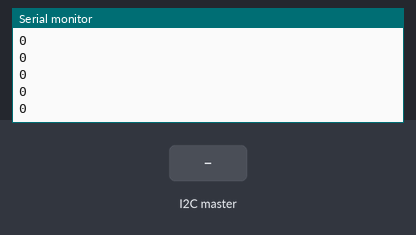
Simulated run of this sketch. Board: Arduino Uno, built with avr-gcc and run on an emulated ATmega328P. On the bench: the last lines printed to the serial monitor. The test bench sets the inputs (shaded band).

Above: at 1.2 s.
1.3 s: the I2C master sends the byte 1
At 1.31 s:
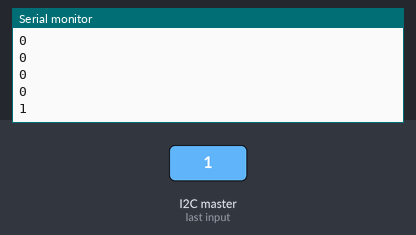
2.8 s: the I2C master sends the byte 2
At 2.81 s:
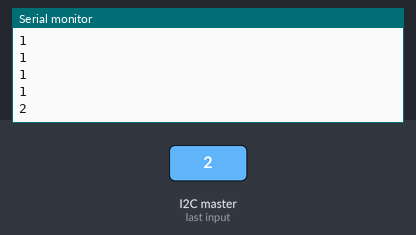
Timing chart, 0 to 5.8 s (numbered marks = the images above; inputs shaded):
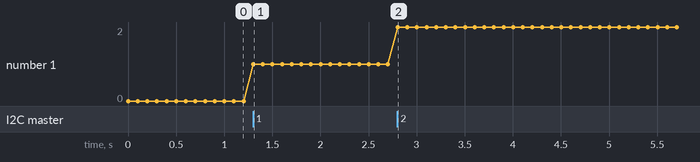

The sketch:

i2c_slave_ard.ino
```cpp
#include <Wire.h>

int MODE = 0;

void setup() {
  // put your setup code here, to run once:
  Wire.begin(0x8);

  Wire.onReceive(receiveEvent);
  Serial.begin(9600);

}

void receiveEvent(int howMany) {
  while (Wire.available()) {
    int i = Wire.read();
//    Serial.print(i);
//    Serial.print("\n");
    MODE = i;
  }
}

void loop() {
  // put your main code here, to run repeatedly:
  switch(MODE) {
    case 0:
      Serial.print(0);
      break;
     case 1:
      Serial.print(1);
      break;
     case 2:
      Serial.print(2);
      break;
  }
  Serial.print("\n");
  delay(100);
}
```

Measured:
- after the input at 1.3 s, the serial monitor: prints a new line at once (image 1)
- after the input at 2.8 s, the serial monitor: prints a new line at once (image 2)
- plotted number 1: 0 → 1 after the input at 1.3 s, 1 → 2 after the input at 2.8 s
